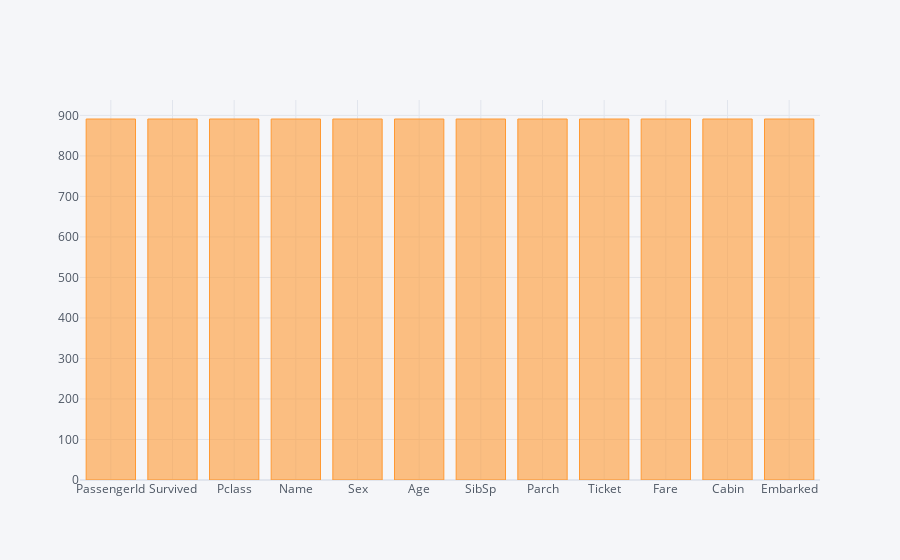

Notebook code for this chart:
### Code cell
df.count().iplot(kind='bar')

### Figure 1 — Plotly figure (JSON) as saved in the notebook; plotly's stock layout.template omitted (floating-point values rounded to 4 significant figures)
{"data": [{"marker": {"color": "rgba(255, 153, 51, 0.6)", "line": {"color": "rgba(255, 153, 51, 1.0)", "width": 1}}, "name": "None", "orientation": "v", "text": "", "type": "bar", "x": ["PassengerId", "Survived", "Pclass", "Name", "Sex", "Age", "SibSp", "Parch", "Ticket", "Fare", "Cabin", "Embarked"], "y": [891, 891, 891, 891, 891, 891, 891, 891, 891, 891, 891, 891]}], "layout": {"legend": {"bgcolor": "#F5F6F9", "font": {"color": "#4D5663"}}, "paper_bgcolor": "#F5F6F9", "plot_bgcolor": "#F5F6F9", "title": {"font": {"color": "#4D5663"}}, "xaxis": {"gridcolor": "#E1E5ED", "showgrid": true, "tickfont": {"color": "#4D5663"}, "title": {"font": {"color": "#4D5663"}, "text": ""}, "zerolinecolor": "#E1E5ED"}, "yaxis": {"gridcolor": "#E1E5ED", "showgrid": true, "tickfont": {"color": "#4D5663"}, "title": {"font": {"color": "#4D5663"}, "text": ""}, "zerolinecolor": "#E1E5ED"}}}
